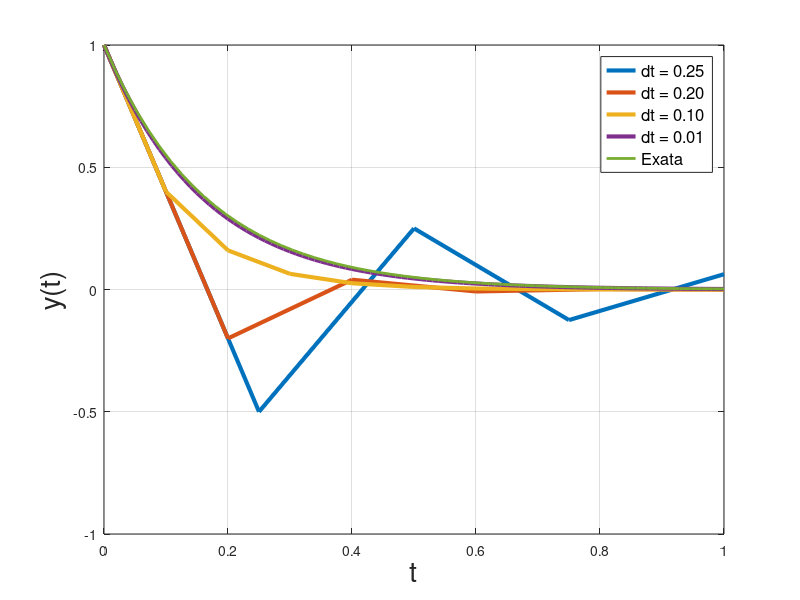

MATLAB code for this plot:
% Integrantes:
% Pedro de Azeredo - 12550809
% Artur Paparounis - 12550365
% Lucas Marques - 12566592

clear all; close all; clc

figura_handler = figure;
a = 0;
b = 1;
y_init = 1;
yp = @(x) -6*x;
y(1) = y_init;

intervalos = [0.25 0.2 0.1 0.01]

for n1 = 1:4
  dt = intervalos(n1);
  t = a:dt:b;
  
  for n2 = 1:(length(t) - 1)
    y(n2+1) = y(n2) + dt*yp(y(n2));
  endfor
  plot(t, y, 'Linewidth', 3)
  hold on
  clear t y;
  y(1) = y_init;
endfor

y_solved = @(x) e^(-6*x);
fplot(y_solved, [0 1], 'Linewidth', 2)

grid on
legend({'dt = 0.25', 'dt = 0.20', 'dt = 0.10', 'dt = 0.01', 'Exata'}, 'FontSize', 12)
xlabel('t', 'FontSize', 20)
ylabel('y(t)', 'FontSize', 20)
set(figura_handler, 'Color', [1 1 1])
